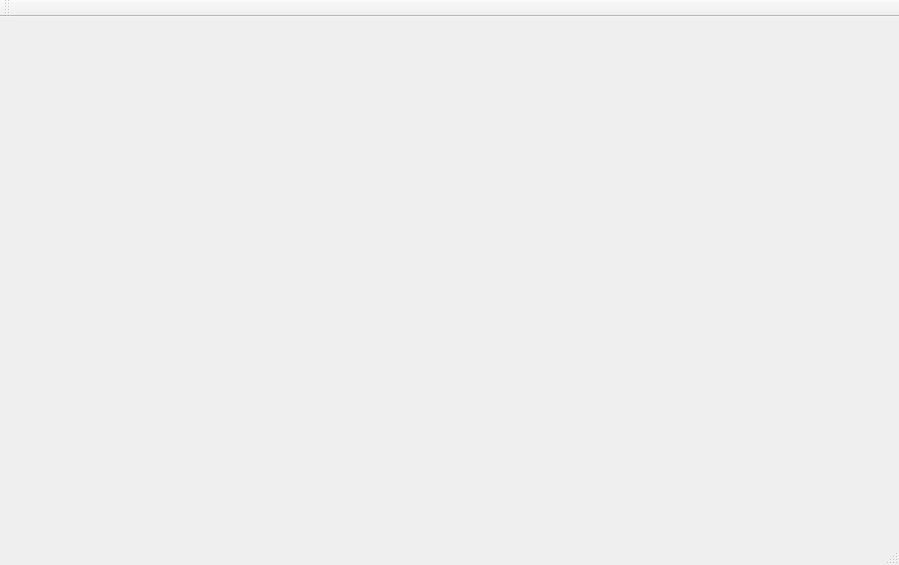
<?xml version="1.0" encoding="UTF-8"?>
<ui version="4.0">
 <class>MainWindow</class>
 <widget class="QMainWindow" name="MainWindow">
  <property name="geometry">
   <rect>
    <x>0</x>
    <y>0</y>
    <width>899</width>
    <height>565</height>
   </rect>
  </property>
  <property name="windowTitle">
   <string>MainWindow</string>
  </property>
  <widget class="QWidget" name="centralWidget">
   <widget class="QWidget" name="verticalLayoutWidget">
    <property name="geometry">
     <rect>
      <x>220</x>
      <y>40</y>
      <width>481</width>
      <height>311</height>
     </rect>
    </property>
    <layout class="QVBoxLayout" name="verticalLayout"/>
   </widget>
  </widget>
  <widget class="QMenuBar" name="menuBar">
   <property name="geometry">
    <rect>
     <x>0</x>
     <y>0</y>
     <width>899</width>
     <height>22</height>
    </rect>
   </property>
  </widget>
  <widget class="QToolBar" name="mainToolBar">
   <attribute name="toolBarArea">
    <enum>TopToolBarArea</enum>
   </attribute>
   <attribute name="toolBarBreak">
    <bool>false</bool>
   </attribute>
  </widget>
  <widget class="QStatusBar" name="statusBar"/>
 </widget>
 <layoutdefault spacing="6" margin="11"/>
 <resources/>
 <connections/>
</ui>
